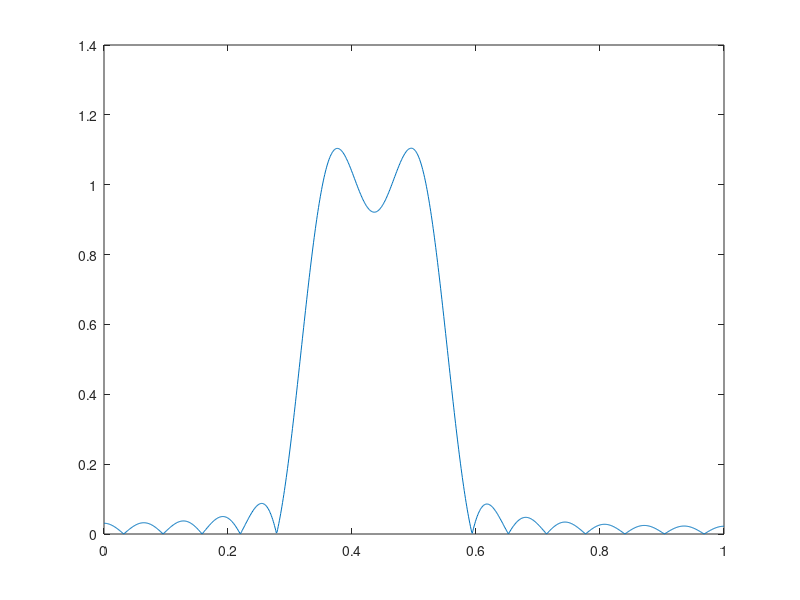
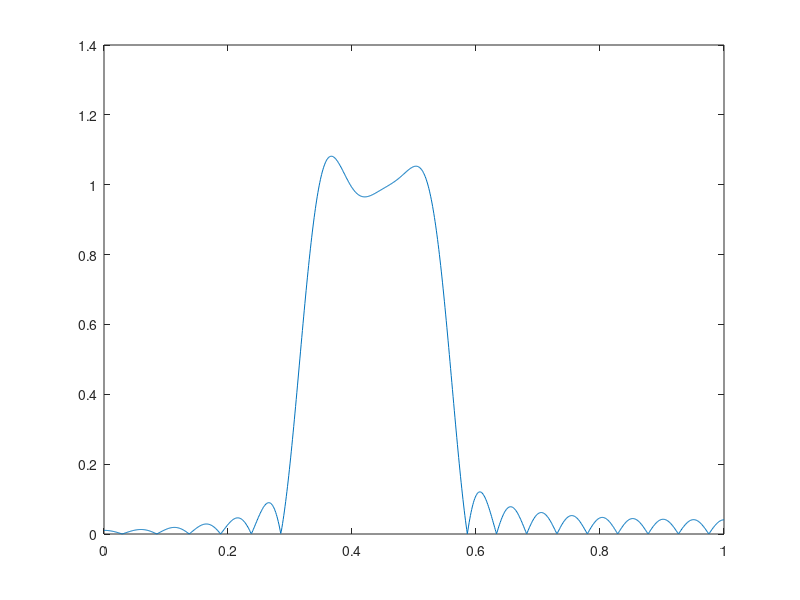

The MATLAB script that drew these images, in order:
wc1 = 0.316*pi;
wc2 = 0.556*pi;
N1 = 15;
n1 = linspace(-N1, N1, 2*N1 + 1);
h1_n = (sin(wc2.*n1) - sin(wc1.*n1))./(pi.*n1);
h1_n(N1 + 1) = (wc2 - wc1)/pi;
w = linspace(0, pi, 1001);
jw = linspace(0, pi*1i, 1001);
e_jw = exp(jw);
H1_e_jw = zeros([1 1001]);
for i = 1:(2*N1 + 1)
    H1_e_jw = H1_e_jw + h1_n(i).*e_jw.^(N1 + 1 -i);
end
figure(1);
plot(w/pi, abs(H1_e_jw));
N2 = 20;
n2 = linspace(-N2, N2, 2*N2 + 1);
h2_n = (sin(wc2.*n2) - sin(wc1.*n2))./(pi.*n2);
h2_n(N2 + 1) = (wc2 - wc1)/pi;
H2_e_jw = zeros([1 1001]);
for i = 1:(2*N2 + 1)
    H2_e_jw = H2_e_jw + h2_n(i).*e_jw.^(N2 + 1 -i);
end
figure(2)
plot(w/pi, abs(H2_e_jw));